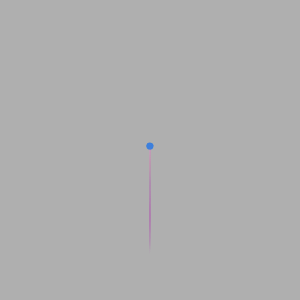
Frame 1 (no input)
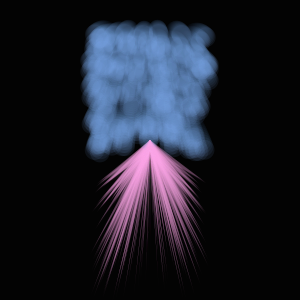
Frame 60 (the mouse pressed at the canvas centre just before this capture)
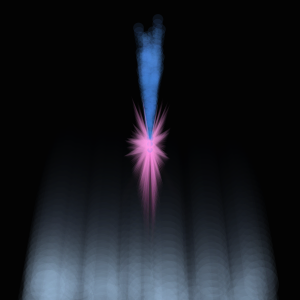
Frame 120 (the mouse held since frame 60 and released just before this capture)

The Processing sketch that drew these frames (run headless with seeded random() and noise(); from frame 60 on, the mouse is pressed at the canvas centre):

// Processing sketch: processing_41744
// ── processing_41744.pde

int numParticles = 400;


GenParticle[] p = new GenParticle[numParticles];

void setup() {
  size(300, 300);
  noStroke();
  smooth();
  for (int i = 0; i < p.length; i++) {
    float velX = random(-1, 1);
    float velY = random(-5, -3);

    //This shows what particles will draw on the screen
    if (random(10) > 5) {
      p[i] = new WillParticle(width/2, height/2, velX, velY, 5.0, width/2, height/2);
    }
    else {
      p[i] = new HarrisonParticle(width/2, height, velX, velY, 5.0, width/2, height);
    }
  }
}

void draw() {
  fill(0, 36);
  rect(0, 0, width, height);
  for (int i = 0; i < p.length; i++) {
    p[i].update();
    p[i].regenerate();
    p[i].display();
  }
}


class HarrisonParticle extends GenParticle {
  float age;

  HarrisonParticle(float xIn, float yIn, float vxIn, float vyIn, float r, float ox, float oy) {
    super(xIn, yIn, vxIn, vyIn, r, ox, oy);
    age ++; // age is used for color
  }

  void display() {
    color c = lerpColor(color(255, 130, 225, 30), color(255, 255, 255, 5), age * 0.005);
    fill(c);
    triangle(x, y, random(150, 60), random(140, 80), random(150, 60), random(150, 80));
    radius+=0.25; // radius gradually gets bigger
    age++;
  }

  void regenerate() {
    if ((x > width + radius) || (x < -radius) ||
      (y > height + radius) || (y < -radius)) {
      x = originX;
      y = originY;
      vx = random(-0.5, 0.5);
      vy = random(-7.0, -5.0);
      radius = 5.0;
      age = 0;
    }
  }
}


class WillParticle extends GenParticle {
  float age;

  WillParticle(float xIn, float yIn, float vxIn, float vyIn, float r, float ox, float oy) {
    super(xIn, yIn, vxIn, vyIn, r, ox, oy);
    age = 0; // age is used for color; water starts off blue and gradually turns to white and very transparent (vapor)
  }

  //ellipse start at the middle and shoot up then down
  void display() {
    color c = lerpColor(color(60, 130, 225, 30), color(255, 255, 255, 5), age * 0.005);
    fill(c);
    ellipse(x, y, radius, radius);
    radius+=0.25; 
    age++;
  }

  void regenerate() {
    if ((x > width + radius) || (x < -radius) ||
      (y > height + radius) || (y < -radius)) {
      x = originX;
      y = originY;
      vx = random(-0.5, 0.5);
      vy = random(-7.0, -5.0);
      radius = 5.0;
      age = 0;
    }
  }
}


class GenParticle extends Particle {
  float originX, originY;

  GenParticle(float xIn, float yIn, float vxIn, float vyIn, float r, float ox, float oy) {
    super(xIn, yIn, vxIn, vyIn, r);
    originX = ox;
    originY = oy;
  }

  void regenerate() {
    if ((x > width + radius) || (x < -radius) ||
      (y > height + radius) || (y < -radius)) {
      x = originX;
      y = originY;
      vx = random(-1.0, 1.0);
      vy = random(-4.0, -2.0);
    }
  }
}


class Particle {
  float x, y; // The x- and y-coordinates
  float vx, vy; // The x- and y-velocities
  float radius; // Particle radius
  float gravity = 0.1;

  Particle(float xpos, float ypos, float velx, float vely, float r) {
    x = xpos;
    y = ypos;
    vx = velx;
    vy = vely;
    radius = r;
  }

  void update() {
    vy = vy + gravity;
    y += vy;
    x += vx;
  }

  void display() {
    ellipse(x, y, radius*2, radius*2);
  }
}
